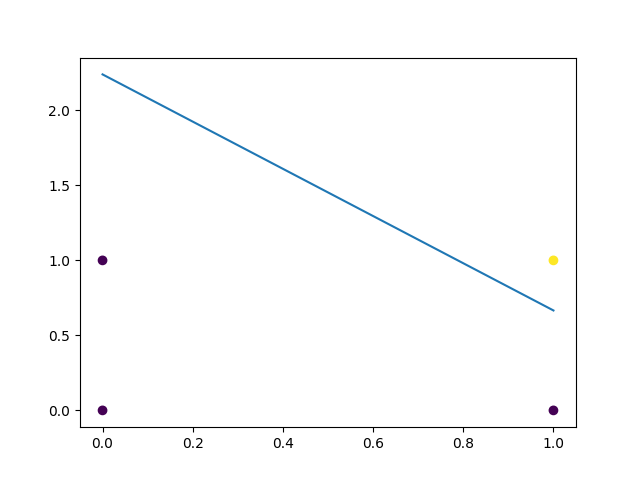

Here is the Python script that generated this plot:
# Implement the perceptron learning algorithm for AND logic gate with 2-bit binary
# input. Finally report the overall accuracy on training samples (no separate splitting is
# necessary for train/test/validation).

import numpy as np
import random
import matplotlib.pyplot as plt

def perceptron_learning_algorithm(X, Y, w, b, alpha, epochs):
    for epoch in range(epochs):
        for i in range(len(X)):
            y_pred = np.dot(X[i], w) + b
            if y_pred > 0:
                y_pred = 1
            else:
                y_pred = 0
            w = w + alpha * (Y[i] - y_pred) * X[i]
            b = b + alpha * (Y[i] - y_pred)
    return w, b

def main():
    X = np.array([[0, 0], [0, 1], [1, 0], [1, 1]])
    Y = np.array([0, 0, 0, 1])
    w = np.array([random.random(), random.random()])
    b = random.random()
    alpha = 0.1
    epochs = 1000
    w, b = perceptron_learning_algorithm(X, Y, w, b, alpha, epochs)
    print("Weights: ", w)
    print("Bias: ", b)
    print("Accuracy: ", 1 - np.sum(np.abs(Y - np.dot(X, w) - b)) / len(Y))
    plt.scatter(X[:, 0], X[:, 1], c=Y)
    plt.plot(np.linspace(0, 1, 100), (-w[0] / w[1]) * np.linspace(0, 1, 100) - b / w[1])
    plt.show()
    plt.savefig('q1.png')   
    
if __name__ == "__main__":
    main()